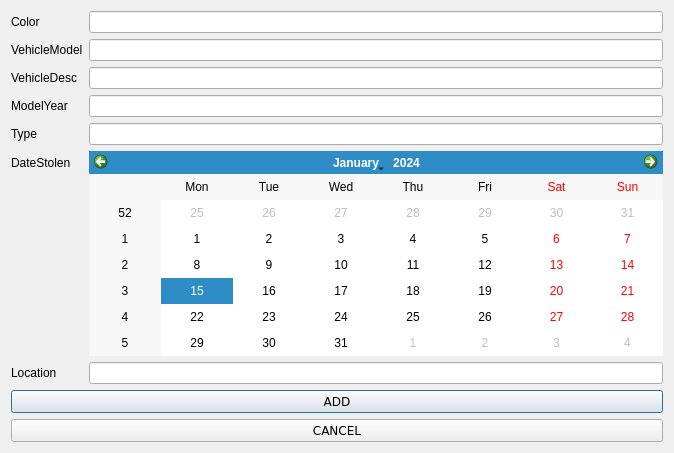
<?xml version="1.0" encoding="UTF-8"?>
<ui version="4.0">
 <class>addVehicleDialog</class>
 <widget class="QDialog" name="addVehicleDialog">
  <property name="geometry">
   <rect>
    <x>0</x>
    <y>0</y>
    <width>674</width>
    <height>453</height>
   </rect>
  </property>
  <property name="windowTitle">
   <string>Dialog</string>
  </property>
  <layout class="QVBoxLayout" name="verticalLayout">
   <item>
    <layout class="QFormLayout" name="formLayout">
     <item row="0" column="0">
      <widget class="QLabel" name="label">
       <property name="text">
        <string>Color</string>
       </property>
      </widget>
     </item>
     <item row="0" column="1">
      <widget class="QLineEdit" name="colorEdit"/>
     </item>
     <item row="1" column="0">
      <widget class="QLabel" name="label_2">
       <property name="text">
        <string>VehicleModel</string>
       </property>
      </widget>
     </item>
     <item row="1" column="1">
      <widget class="QLineEdit" name="modelEdit"/>
     </item>
     <item row="2" column="0">
      <widget class="QLabel" name="label_3">
       <property name="text">
        <string>VehicleDesc</string>
       </property>
      </widget>
     </item>
     <item row="2" column="1">
      <widget class="QLineEdit" name="descEdit"/>
     </item>
     <item row="3" column="0">
      <widget class="QLabel" name="label_4">
       <property name="text">
        <string>ModelYear</string>
       </property>
      </widget>
     </item>
     <item row="3" column="1">
      <widget class="QLineEdit" name="yearEdit"/>
     </item>
     <item row="4" column="0">
      <widget class="QLabel" name="label_5">
       <property name="text">
        <string>Type</string>
       </property>
      </widget>
     </item>
     <item row="4" column="1">
      <widget class="QLineEdit" name="typeEdit"/>
     </item>
     <item row="5" column="0">
      <widget class="QLabel" name="label_6">
       <property name="text">
        <string>DateStolen</string>
       </property>
      </widget>
     </item>
     <item row="6" column="0">
      <widget class="QLabel" name="label_7">
       <property name="text">
        <string>Location</string>
       </property>
      </widget>
     </item>
     <item row="6" column="1">
      <widget class="QLineEdit" name="locationEdit"/>
     </item>
     <item row="5" column="1">
      <widget class="QCalendarWidget" name="calender"/>
     </item>
    </layout>
   </item>
   <item>
    <widget class="QPushButton" name="okButton">
     <property name="font">
      <font>
       <family>Verdana</family>
      </font>
     </property>
     <property name="text">
      <string>ADD</string>
     </property>
    </widget>
   </item>
   <item>
    <widget class="QPushButton" name="cancelButton">
     <property name="font">
      <font>
       <family>Verdana</family>
      </font>
     </property>
     <property name="text">
      <string>CANCEL</string>
     </property>
    </widget>
   </item>
  </layout>
 </widget>
 <resources/>
 <connections/>
</ui>
